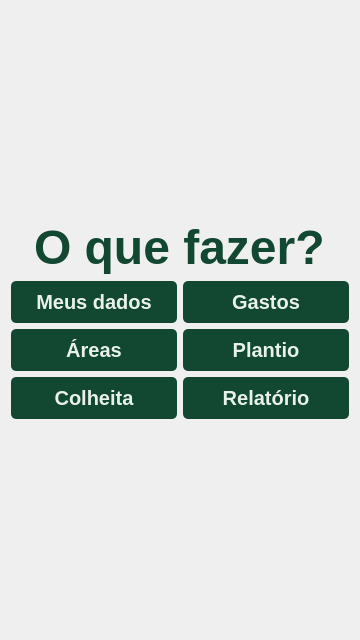
<?xml version="1.0" encoding="UTF-8"?>
<ui version="4.0">
 <class>Form</class>
 <widget class="QWidget" name="Form">
  <property name="geometry">
   <rect>
    <x>0</x>
    <y>0</y>
    <width>360</width>
    <height>640</height>
   </rect>
  </property>
  <property name="minimumSize">
   <size>
    <width>360</width>
    <height>640</height>
   </size>
  </property>
  <property name="maximumSize">
   <size>
    <width>360</width>
    <height>640</height>
   </size>
  </property>
  <property name="windowTitle">
   <string>Form</string>
  </property>
  <property name="styleSheet">
   <string notr="true">QLabel{
	font-family: &quot;Roboto Flex&quot;;
}

QPushButton{
	background-color:#124831;
	color:#E9F2EA;
	font-family:&quot;Roboto Flex&quot;;
	font-weight:600;
	font-size:20px;
	border-radius:5px;
	padding:9px;
}

QPushButton:hover{
	background-color:#003619;
}

QLabel#welcome_label{
	font-family:&quot;Roboto Flex&quot;;
	font-weight:600;
	font-size:48px;
	color:#124831;
}

QLabel#presentation_label, QLabel#i_have_account_label{
	font-family:&quot;Roboto Flex&quot;;
	font-weight:600;
	font-size:16px;
	color:#7C5A3C;
}</string>
  </property>
  <layout class="QVBoxLayout" name="verticalLayout_2">
   <item>
    <layout class="QVBoxLayout" name="verticalLayout">
     <item alignment="Qt::AlignmentFlag::AlignHCenter">
      <widget class="QLabel" name="welcome_label">
       <property name="sizePolicy">
        <sizepolicy hsizetype="Preferred" vsizetype="Fixed">
         <horstretch>0</horstretch>
         <verstretch>0</verstretch>
        </sizepolicy>
       </property>
       <property name="text">
        <string>O que fazer?</string>
       </property>
      </widget>
     </item>
     <item>
      <layout class="QGridLayout" name="gridLayout">
       <item row="2" column="1">
        <widget class="QPushButton" name="report_button">
         <property name="text">
          <string>Relatório</string>
         </property>
        </widget>
       </item>
       <item row="1" column="1">
        <widget class="QPushButton" name="planting_button">
         <property name="text">
          <string>Plantio</string>
         </property>
        </widget>
       </item>
       <item row="2" column="0">
        <widget class="QPushButton" name="harvest_button">
         <property name="text">
          <string>Colheita</string>
         </property>
        </widget>
       </item>
       <item row="1" column="0">
        <widget class="QPushButton" name="land_button">
         <property name="text">
          <string>Áreas</string>
         </property>
        </widget>
       </item>
       <item row="0" column="0">
        <widget class="QPushButton" name="my_data_button">
         <property name="text">
          <string>Meus dados</string>
         </property>
        </widget>
       </item>
       <item row="0" column="1">
        <widget class="QPushButton" name="expenses_button">
         <property name="text">
          <string>Gastos</string>
         </property>
        </widget>
       </item>
      </layout>
     </item>
    </layout>
   </item>
  </layout>
 </widget>
 <resources/>
 <connections/>
</ui>
